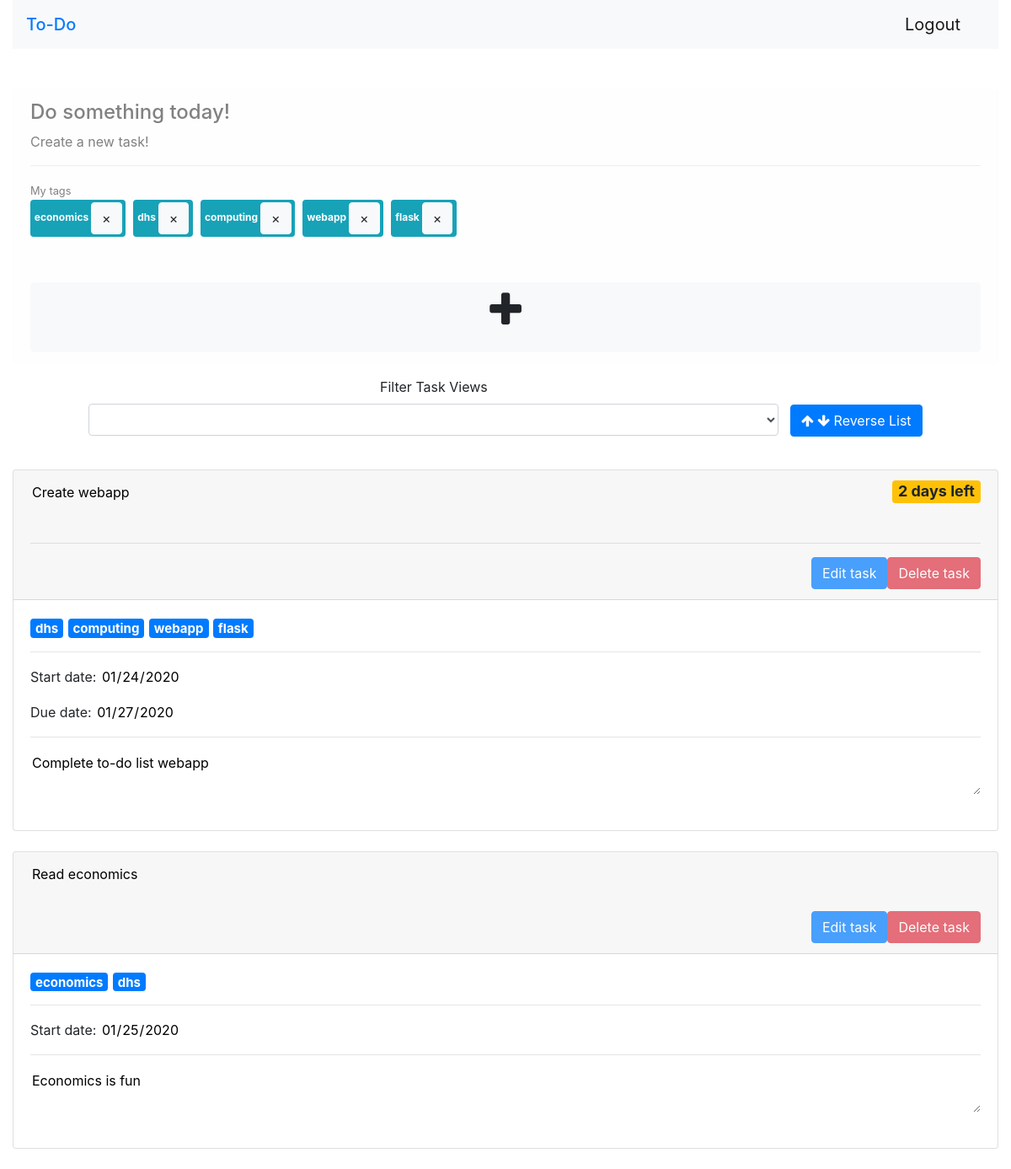
/todo (signed in), run on the app's committed database.
### app.py (models this page shows)
class Tags (db.Model):
    id = db.Column(db.Integer, primary_key=True)
    tag = db.Column(db.String(100))
    user_id = db.Column(db.Integer, db.ForeignKey("user.id"))

class ToDo (db.Model):
    id = db.Column(db.Integer, primary_key=True)
    title = db.Column(db.String(255), index=True)
    tag = db.Column(db.String(100), index=True)
    body = db.Column(db.Text)
    start_date = db.Column(db.DateTime)
    due_date = db.Column(db.DateTime, index=True)
    completed = db.Column(db.Boolean, default=False, index=True)
    user_id = db.Column(db.Integer, db.ForeignKey("user.id"))

### app.py (the view, shortened to what this page needs)
@app.route("/todo", methods=["GET", "POST"])
def todo():
    if not current_user.is_authenticated:
        return redirect(url_for("index"))
    user_todos = []
    if (session and "filter_views" in session and
        session["filter_views"] != "filter_date_added"):
        filter_view = session["filter_views"]
        user_todos = current_user.todo_items.all()
        if filter_view == "filter_due_date":
            todos_dated = []
            todos_dated_dict = {}
            todos_dated_counter = 0
            todos_undated = []
            for todo in user_todos:
                if todo.due_date:
                    todos_dated.append((todo.due_date, todos_dated_counter))
                    todos_dated_dict[todos_dated_counter] = todo
                    todos_dated_counter += 1
                else:
                    todos_undated.append(todo)
            todos_dated.sort()
            user_todos = []
            for todo in todos_dated:
                user_todos.append(todos_dated_dict[todo[1]])
            for todo in todos_undated:
                user_todos.append(todo)
        else:
            todos_tag = []
            todos_tag_counter = 0
            todos_tag_dict = {}
            for todo in user_todos:
                todos_tag.append((todo.tag.count(","), todos_tag_counter))
                todos_tag_dict[todos_tag_counter] = todo
                todos_tag_counter += 1
            todos_tag.sort()
            user_todos = []
            for todo in todos_tag:
                user_todos.append(todos_tag_dict[todo[1]])
    else:
        user_todos = current_user.todo_items.all()
    todos = []
    for user_todo in user_todos:
        start_date = user_todo.start_date
        due_date = user_todo.due_date
        days_left = ""
        if start_date and due_date:
            today_date = datetime.now()
            if today_date >= start_date:
                days_left = due_date-today_date
                if "days" in str(days_left) or "day" in str(days_left):
                    days_left = str(days_left)
                    days_left = days_left[:days_left.find(",")] + " left"
        if start_date:
            start_date = start_date.strftime("%d/%m/%Y")
        if due_date:
            due_date = due_date.strftime("%d/%m/%Y")
        todo_tag = []
        if len(user_todo.tag) > 0:
            todo_tag = user_todo.tag.split(",")
            count = todo_tag.count("")
            for x in range(count):
                todo_tag.remove("")
        todos.append({"Title": user_todo.title, "Body": user_todo.body,
                      "Tag": todo_tag, "Start date": start_date,
                      "Due date": due_date, "Days left": days_left,
                      "id": user_todo.id})
    user_tags = current_user.tag_items.all()
    tags = []
    for user_tag in user_tags:
        tags.append(user_tag.tag)
    if session and "filter_views" in session:
        filter_view = session["filter_views"]
        session.pop("filter_views")
        if filter_view == "filter_date_added":
            filter_view = "Sort by date added"
        elif filter_view == "filter_due_date":
            filter_view = "Sort by due date"
        else:
            filter_view = "Sort by number of tags"
    else:
        filter_view = ""
    return render_template("todo.html", todos=todos, todos_json=json.dumps(todos), tags=tags, filter_view=filter_view)

### app.py (called while the page is built)
@login.user_loader
def load_user(id):
    return User.query.get(int(id))

### templates/todo.html (shortened to what this page needs)
{% extends "template.html" %}
{% block content %}
<div class="alert alert-light" role="alert">
    <h4 class="alert-heading">Do something today!</h4>
    <p>
        Create a new task!
    </p>
    <hr/>
    {% if tags %}
        <small>My tags</small><br>
        {% for tag in tags %}
            <div style="display:inline">
                <span class="badge badge-info"><div style="display:inline">{{tag}}</div>
                    <button class='btn btn-small btn-light tag' onclick="clear_tag(this)">&times</button>
                </span>&nbsp
            </div>
        {% endfor %}
        <br/><br/>
    {% endif %}
    <form method="post"><input type="submit" id="delete_tag" name="delete_tag" value="" style="visibility:hidden;"/></form>
    <p class="mb-0">
        <button type="button" id="add_task" class="btn btn-light btn-lg btn-block"
                data-toggle="modal" data-target="#add_task_modal">
            <i class="fa fa-plus" style="font-size:48px;"></i
        </button>
    </p>
</div>
{% include "todo_page/filter_task_views.html" %}
<br/>
{% include "todo_page/display_task.html" %}
{% endblock content %}

### templates/template.html (shortened to what this page needs)
<!DOCTYPE html>
<html lang="en">
<head>
    <link rel="stylesheet" href="https://cdnjs.cloudflare.com/ajax/libs/font-awesome/4.7.0/css/font-awesome.min.css">
    <link rel="stylesheet" href="https://stackpath.bootstrapcdn.com/bootstrap/4.3.1/css/bootstrap.min.css">
</head>
<body>
    <div class="container-fluid">
        <nav class="navbar navbar-light bg-light">
            <span class="navbar-brand mb-0 h1"><a href="/" style="text-decoration:none;">To-Do</a></span>
            <ul class="nav justify-content-end">
                <li class="nav-item" style="visibility:hidden;" id="logout_button">
                    <form method="post"><button type="submit" name="logout" class="btn navbar-brand mb-0 h1">Logout</button></form>
                </li>
            </ul>
        </nav>
        <br/><br/>
        {% block content %}
        {% endblock content %}
    </div>
</body>
</html>

### templates/todo_page/filter_task_views.html (shortened to what this page needs)
<center>
  <div style="display:inline-block; width:70%;">
    <form id="filter_form" method="post" onchange="handle_filter();">
      <div class="form-group">
        <label for="filter_views">Filter Task Views</label>
        <select class="form-control" name="filter_views" id="filter_views">
          <option>{{filter_view}}</option>
          <option value="filter_date_added">Sort by date added</option>
        </select>
      </div>
    </form>
  </div>
    <button name="reverse_filter" onclick="filter_reverse();" class="btn btn-primary" style="display:inline-block">
      <i class="fa fa-arrow-up" aria-hidden="true"></i>
      <i class="fa fa-arrow-down" aria-hidden="true"></i>
      Reverse List
    </button>
</center>

### templates/todo_page/display_task.html (shortened to what this page needs)
<div id="todo_list">
  {% for todo in todos %}
    {% set todo_id=todo["id"] %}
    {% set edit_form_id="edit_form_"+(todo_id|string) %}
    <form method="post" id={{edit_form_id}}>
      <div class="card">
          <div class="card-header">
              {% set title_id="title_"+(todo_id|string) %}
              <textarea id={{title_id}} name={{title_id}} class="edit_task_data" style="background:transparent; border-style:none; resize:none;" readonly>{{todo["Title"]}}</textarea>
              {% if todo["Days left"]|length > 0 %}
                  <h4 style="display:inline-block; float:right;">
                    <span style="display:inline-block; float:right;" class="badge badge-warning">{{todo["Days left"]}}</span>
                  </h4>
                  <hr/>
              {% endif %}
                  {% with delete_modal_id="delete_task_"+(todo['id']|string) %}
                    <div class="delete_task_panel">
                      {% set delete_modal_target="#"+delete_modal_id %}
                      <button type="button" style="float:right; opacity:70%;"
                              class="btn btn-danger" data-toggle="modal" name={{delete_modal_id}}
                              value={{todo_id}} data-target={{delete_modal_target}} onclick="event.preventDefault();return false;">
                          Delete task
                      </button>
                    </div>
                  {% endwith %}
                  <button type="button" style="float:right; opacity:70%;" class="btn btn-primary" value={{todo_id}} onclick="edit_task(this);">Edit task</button>
                  {% set submit_edited_id="submit_edited_"+(todo['id']|string) %}
                  {% set abandon_edited_id="abandon_edited_"+(todo['id']|string) %}
          </div>
          <div class="card-body">
              <h5 class="card-title">
                  {% for tag in todo["Tag"] %}
                      <span class="badge badge-primary">{{tag}}</span>
                  {% endfor %}
              </h5>
              <hr/>
              {% set start_date_id="start_date_"+(todo_id|string) %}
              <p>
                {% if todo["Start date"] != None %}
                  Start date: <input type="date" class="edit_task_data" style="border:none; color:black;" name={{start_date_id}} id={{start_date_id}} readonly/>
                {% else %}
                  <div class="hidden_editable_fields" style="display:none;">
                    Start date: <input type="date" class="edit_task_data" style="border:none; color:black;" name={{start_date_id}} id={{start_date_id}} readonly/>
                  </div>
                {% endif %}
              </p>
              {% set due_date_id="due_date_"+(todo_id|string) %}
              <p>
                {% if todo["Due date"] != None %}
                  Due date: <input type="date" class="edit_task_data" style="border:none; color:black;" name={{due_date_id}} id={{due_date_id}} readonly/>
                {% else %}
                  <div class="hidden_editable_fields" style="display:none;">
                    Due date: <input type="date" class="edit_task_data" style="border:none; color:black;" name={{due_date_id}} id={{due_date_id}} readonly/>
                  </div>
                {% endif %}
                </p>
              <hr/>
              <p class="card-text">
                {% set body_id="body_"+(todo_id|string) %}
                <textarea id={{body_id}} name={{body_id}} class="edit_task_data" style="border-style:none; width:100%;" readonly>{{todo["Body"]}}</textarea>
              </p>
              {% set edit_error="edit_task_error_"+(todo_id|string) %}
           </div>
      </div>
    </form>
    <br/>
  {% endfor %}
</div>

### data on the page
Tags: tag "economics"
Tags: tag "dhs"
Tags: tag "computing"
Tags: tag "webapp"
Tags: tag "flask"
ToDo: Title "Create webapp", todo "2 days left", {{ todo_id }} 17 (drawn), tag "dhs" "computing" "webapp" "flask", Body "Complete to-do list webapp"
ToDo: Title "Read economics", {{ todo_id }} 18 (drawn), tag "economics" "dhs", Body "Economics is fun"
